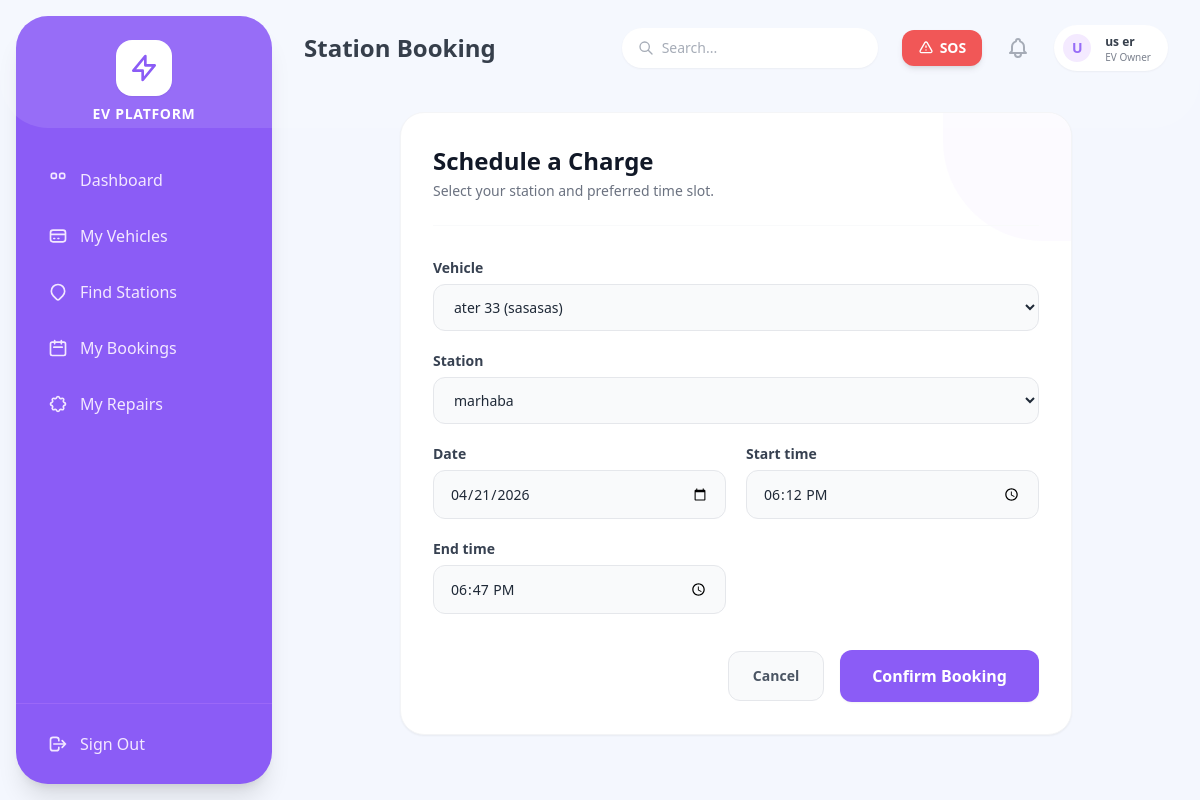
The app's page /owner/bookings/reschedule/3/ (signed in) with its own data.
### accounts/models.py (models this page shows, shortened)
class User(AbstractUser):
    class RoleChoices(models.TextChoices):
        ADMIN = 'ADMIN', 'Admin'
        EV_OWNER = 'EV_OWNER', 'EV Owner'
        STATION_OPERATOR = 'STATION_OPERATOR', 'Charging Station Operator'
        SERVICE_CENTER = 'SERVICE_CENTER', 'Service Center'
        DELIVERY_PARTNER = 'DELIVERY_PARTNER', 'Delivery Partner'
    role = models.CharField(max_length=20, choices=RoleChoices.choices, default=RoleChoices.EV_OWNER)
    phone_number = models.CharField(max_length=15, unique=True, blank=True, null=True)
    is_approved = models.BooleanField(default=False)
    email_verified = models.BooleanField(default=False) # For optional email verification

### owner/models.py (models this page shows)
class StationBooking(models.Model):
    STATUS_CHOICES = (
        ('pending', 'Pending'),
        ('approved', 'Approved'),
        ('rejected', 'Rejected'),
        ('completed', 'Completed'),
        ('cancelled', 'Cancelled'),
    )
    user = models.ForeignKey(settings.AUTH_USER_MODEL, on_delete=models.CASCADE, related_name='owner_station_bookings')
    vehicle = models.ForeignKey(Vehicle, on_delete=models.CASCADE, related_name='bookings')
    station = models.ForeignKey('station.ChargingStation', on_delete=models.CASCADE, related_name='bookings')
    charger = models.ForeignKey('station.Charger', on_delete=models.SET_NULL, null=True, blank=True, related_name='assigned_bookings')
    date = models.DateField()
    start_time = models.TimeField()
    end_time = models.TimeField()
    estimated_cost = models.DecimalField(max_digits=8, decimal_places=2, default=10.00)
    status = models.CharField(max_length=20, choices=STATUS_CHOICES, default='pending')
    created_at = models.DateTimeField(auto_now_add=True)

### owner/views.py (the view)
# urls.py: path('bookings/reschedule/<int:pk>/', views.booking_manage, name='booking_reschedule'),
@login_required
@role_required('EV_OWNER')
def booking_manage(request, pk=None):
    booking = get_object_or_404(StationBooking, pk=pk, user=request.user) if pk else None
    if request.method == 'POST':
        form = StationBookingForm(request.POST, instance=booking, user=request.user)
        if form.is_valid():
            new_booking = form.save(commit=False)
            new_booking.user = request.user
            new_booking.status = 'pending'
            new_booking.save()
            Notification.objects.create(
                user=request.user,
                title="Booking Request Submitted",
                message=f"Your booking at {new_booking.station.name} is pending approval."
            )
            messages.success(request, "Booking successfully created/rescheduled. Awaiting approval.")
            return redirect('booking_list')
    else:
        form = StationBookingForm(instance=booking, user=request.user)
    return render(request, 'owner/booking_form.html', {'form': form})

### owner/forms.py (shortened to what this page needs)
class StationBookingForm(forms.ModelForm):
    class Meta:
        model = StationBooking
        fields = ['vehicle', 'station', 'date', 'start_time', 'end_time']
        widgets = {
            'date': forms.DateInput(attrs={'type': 'date', 'class': 'w-full px-4 py-2 border rounded-md focus:ring-purple-500'}),
            'start_time': forms.TimeInput(attrs={'type': 'time', 'class': 'w-full px-4 py-2 border rounded-md focus:ring-purple-500'}),
            'end_time': forms.TimeInput(attrs={'type': 'time', 'class': 'w-full px-4 py-2 border rounded-md focus:ring-purple-500'}),
        }
    def __init__(self, *args, **kwargs):
        self.user = kwargs.pop('user', None)
        super().__init__(*args, **kwargs)
        if self.user:
            self.fields['vehicle'].queryset = Vehicle.objects.filter(user=self.user)

### notifications/context_processors.py (called while the page is built)
def unread_count(request):
    if request.user.is_authenticated:
        count = request.user.notifications.filter(is_read=False).count()
        return {'unread_notifications_count': count}
    return {'unread_notifications_count': 0}

### owner/models.py (called while the page is built)
    def __str__(self):
        return f"{self.make} {self.model} ({self.registration_number})"

### station/models.py (called while the page is built)
    def __str__(self):
        return self.name

### owner/templates/owner/booking_form.html (shortened to what this page needs)
{% extends 'base.html' %}
{% block header_title %}Station Booking{% endblock %}
{% block content %}
<div class="max-w-2xl mx-auto bg-white p-8 rounded-[1.5rem] shadow-sm border border-gray-100 relative overflow-hidden">
    <div class="absolute top-0 right-0 w-32 h-32 bg-purple-50 rounded-bl-[100px] z-0 opacity-50"></div>
    <div class="relative z-10">
        <div class="mb-8 border-b border-gray-50 pb-6">
            <h2 class="text-2xl font-bold text-gray-900 mb-1">Schedule a Charge</h2>
            <p class="text-sm text-gray-500">Select your station and preferred time slot.</p>
        </div>
        <form method="post" class="space-y-5">
            <div class="grid grid-cols-1 md:grid-cols-2 gap-5">
                {% for field in form %}
                <div class="{% if field.name == 'station' or field.name == 'vehicle' %}md:col-span-2{% endif %}">
                    <label class="block text-sm font-bold text-gray-700 mb-1.5">{{ field.label }}</label>
                    {{ field }}
                </div>
                {% endfor %}
            </div>
            <div class="pt-4 mt-6 flex items-center justify-end space-x-4">
                <a href="{% url 'booking_list' %}" class="px-6 py-3.5 rounded-xl text-sm font-bold text-gray-600 bg-gray-50 hover:bg-gray-100 transition border border-gray-200">Cancel</a>
                <button type="submit" class="bg-[#8b5cf6] text-white px-8 py-3.5 rounded-xl font-bold hover:bg-purple-600 transition shadow-sm">Confirm Booking</button>
            </div>
        </form>
    </div>
</div>
{% endblock %}

### templates/base.html (shortened to what this page needs)
<!DOCTYPE html>
<html lang="en">
<head>
    <script src="https://cdn.tailwindcss.com"></script>
</head>
<body class="flex h-screen font-sans text-gray-800 antialiased overflow-hidden">
    <aside id="mobile-sidebar" class="fixed md:static inset-y-0 left-0 z-50 w-64 bg-[#8b5cf6] text-white flex flex-col sidebar-hidden md:transform-none md:my-4 md:ml-4 md:rounded-[2rem] shadow-xl overflow-hidden">
        <div class="flex items-center justify-between md:justify-center mt-6 mb-8 px-6 md:px-0 z-10">
            <div class="flex flex-col items-center">
                <div class="bg-white text-[#8b5cf6] p-3 rounded-2xl mb-2 shadow-sm flex items-center justify-center">
                    <svg class="h-8 w-8" fill="none" stroke="currentColor" viewBox="0 0 24 24"><path stroke-linecap="round" stroke-linejoin="round" stroke-width="2" d="M13 10V3L4 14h7v7l9-11h-7z"></path></svg>
                </div>
                <h2 class="font-bold tracking-wider text-sm uppercase hidden md:block">EV Platform</h2>
            </div>
        </div>
        <nav class="flex-1 px-4 overflow-y-auto hide-scrollbar z-10 pb-4">
            <ul class="space-y-2">
                {% if request.user.role == 'EV_OWNER' %}
                <li><a href="{% url 'owner_dashboard' %}" class="flex items-center space-x-3 px-4 py-3 rounded-xl text-purple-100 hover:bg-white hover:bg-opacity-10 transition font-medium"><svg class="w-5 h-5" fill="none" stroke="currentColor" viewBox="0 0 24 24"><path stroke-linecap="round" stroke-linejoin="round" stroke-width="2" d="M4 6a2 2 0 012-2h2a2 2 0 012 2v2a2 2 0 01-2 2H6a2 2 0 01-2-2V6zM14 6a2 2 0 012-2h2a2 2 0 012 2v2a2 2 0 01-2 2h-2a2 2 0 01-2-2V6z"></path></svg><span>Dashboard</span></a></li>
                <li><a href="{% url 'owner_vehicle_list' %}" class="flex items-center space-x-3 px-4 py-3 rounded-xl text-purple-100 hover:bg-white hover:bg-opacity-10 transition font-medium"><svg class="w-5 h-5" fill="none" stroke="currentColor" viewBox="0 0 24 24"><path stroke-linecap="round" stroke-linejoin="round" stroke-width="2" d="M3 10h18M7 15h1m4 0h1m-7 4h12a3 3 0 003-3V8a3 3 0 00-3-3H6a3 3 0 00-3 3v8a3 3 0 003 3z"></path></svg><span>My Vehicles</span></a></li>
                <li><a href="{% url 'browse_stations' %}" class="flex items-center space-x-3 px-4 py-3 rounded-xl text-purple-100 hover:bg-white hover:bg-opacity-10 transition font-medium"><svg class="w-5 h-5" fill="none" stroke="currentColor" viewBox="0 0 24 24"><path stroke-linecap="round" stroke-linejoin="round" stroke-width="2" d="M17.657 16.657L13.414 20.9a1.998 1.998 0 01-2.827 0l-4.244-4.243a8 8 0 1111.314 0z"></path></svg><span>Find Stations</span></a></li>
                <li><a href="{% url 'booking_list' %}" class="flex items-center space-x-3 px-4 py-3 rounded-xl text-purple-100 hover:bg-white hover:bg-opacity-10 transition font-medium"><svg class="w-5 h-5" fill="none" stroke="currentColor" viewBox="0 0 24 24"><path stroke-linecap="round" stroke-linejoin="round" stroke-width="2" d="M8 7V3m8 4V3m-9 8h10M5 21h14a2 2 0 002-2V7a2 2 0 00-2-2H5a2 2 0 00-2 2v12a2 2 0 002 2z"></path></svg><span>My Bookings</span></a></li>
                <li><a href="{% url 'owner_service_dashboard' %}" class="flex items-center space-x-3 px-4 py-3 rounded-xl text-purple-100 hover:bg-white hover:bg-opacity-10 transition font-medium"><span>My Repairs</span></a></li>
                {% endif %}
            </ul>
        </nav>
        <div class="p-4 z-10 border-t border-purple-400 border-opacity-30">
            <form method="post" action="{% url 'logout' %}">
                <button type="submit" class="w-full flex items-center space-x-3 px-4 py-3 rounded-xl text-purple-100 hover:bg-white hover:text-red-500 hover:bg-opacity-10 transition font-medium">
                    <svg class="w-5 h-5" fill="none" stroke="currentColor" viewBox="0 0 24 24"><path stroke-linecap="round" stroke-linejoin="round" stroke-width="2" d="M17 16l4-4m0 0l-4-4m4 4H7m6 4v1a3 3 0 01-3 3H6a3 3 0 01-3-3V7a3 3 0 013-3h4a3 3 0 013 3v1"></path></svg>
                    <span>Sign Out</span>
                </button>
            </form>
        </div>
    </aside>
    <div class="flex-1 flex flex-col h-full overflow-hidden">
        <header class="h-20 bg-transparent flex items-center justify-between px-4 md:px-8 z-10 pt-4 md:pt-6 pb-2">
            <div class="flex items-center">
                <h1 class="text-xl md:text-2xl font-bold text-gray-800 truncate">
                    {% block header_title %}Dashboard{% endblock %}
                </h1>
            </div>
            <div class="flex items-center space-x-3 md:space-x-6">
                <div class="hidden lg:block relative w-64">
                    <input type="text" placeholder="Search..." class="w-full bg-white rounded-full py-2.5 pl-10 pr-4 shadow-sm border-none focus:ring-2 focus:ring-[#8b5cf6] text-sm text-gray-600 outline-none">
                    <svg class="w-4 h-4 text-gray-400 absolute left-4 top-3" fill="none" stroke="currentColor" viewBox="0 0 24 24"><path stroke-linecap="round" stroke-linejoin="round" stroke-width="2" d="M21 21l-6-6m2-5a7 7 0 11-14 0 7 7 0 0114 0z"></path></svg>
                </div>
                {% if request.user.role == 'EV_OWNER' %}
                <form method="post" action="{% url 'trigger_sos' %}" class="inline-block" onsubmit="return confirm('Are you sure you want to trigger an Emergency SOS? This will alert all service centers.');">
                    <button type="submit" class="bg-red-500 text-white px-4 py-2 rounded-xl font-bold text-sm shadow-md hover:bg-red-600 animate-pulse flex items-center transition">
                        <svg class="w-4 h-4 mr-1.5" fill="none" stroke="currentColor" viewBox="0 0 24 24"><path stroke-linecap="round" stroke-linejoin="round" stroke-width="2" d="M12 9v2m0 4h.01m-6.938 4h13.856c1.54 0 2.502-1.667 1.732-3L13.732 4c-.77-1.333-2.694-1.333-3.464 0L3.34 16c-.77 1.333.192 3 1.732 3z"></path></svg>
                        SOS
                    </button>
                </form>
                {% endif %}
                <div class="relative group">
                    <a href="{% url 'notification_list' %}" class="relative p-2 text-gray-400 hover:text-gray-500">
                    </a>
                </div>
                <a href="{% url 'profile_view' %}" class="flex items-center space-x-3 bg-white pl-1.5 pr-4 py-1.5 rounded-full shadow-sm border border-gray-100 hover:bg-purple-50 transition border-transparent hover:border-purple-200 cursor-pointer group">
                    <div class="h-8 w-8 rounded-full bg-purple-100 flex items-center justify-center text-[#8b5cf6] font-bold uppercase text-sm border-2 border-white">
                        {{ request.user.username|make_list|first }}
                    </div>
                    <div class="hidden md:block text-left">
                        <p class="text-xs font-bold text-gray-800 group-hover:text-[#8b5cf6] transition">{{ request.user.get_full_name|default:request.user.username }}</p>
                        <p class="text-[10px] text-gray-500 leading-none mt-0.5">{{ request.user.get_role_display }}</p>
                    </div>
                </a>
            </div>
        </header>
        <main class="flex-1 overflow-x-hidden overflow-y-auto p-4 md:p-8 hide-scrollbar">
            {% block content %}
            {% endblock %}
        </main>
    </div>
</body>
</html>

### templates/base.html (style rules this page uses)
body { font-family: 'Poppins', sans-serif; background-color: #f4f7fe; }
#mobile-sidebar { transition: transform 0.3s ease-in-out; }
.sidebar-hidden { transform: translateX(-100%); }
.hide-scrollbar { -ms-overflow-style: none; scrollbar-width: none; }

### owner/templates/owner/booking_form.html (style rules this page uses)
input[type="date"], input[type="time"], select { width: 100%; padding: 0.75rem 1rem; border-radius: 0.75rem; border: 1px solid #e5e7eb; background-color: #f9fafb; font-size: 0.875rem; outline: none; transition: all 0.2s ease-in-out; }

### records on screen
User: user.username|make_list "U", user.get_full_name "us er", user.role "EV Owner"
StationBooking: form "ater 33 (sasasas)" "marhaba" "04/21/2026" "18:12:00" "18:47:00"

### other values on screen
{{ field.label }} "Vehicle" "Station" "Date" "Start time" "End time"
